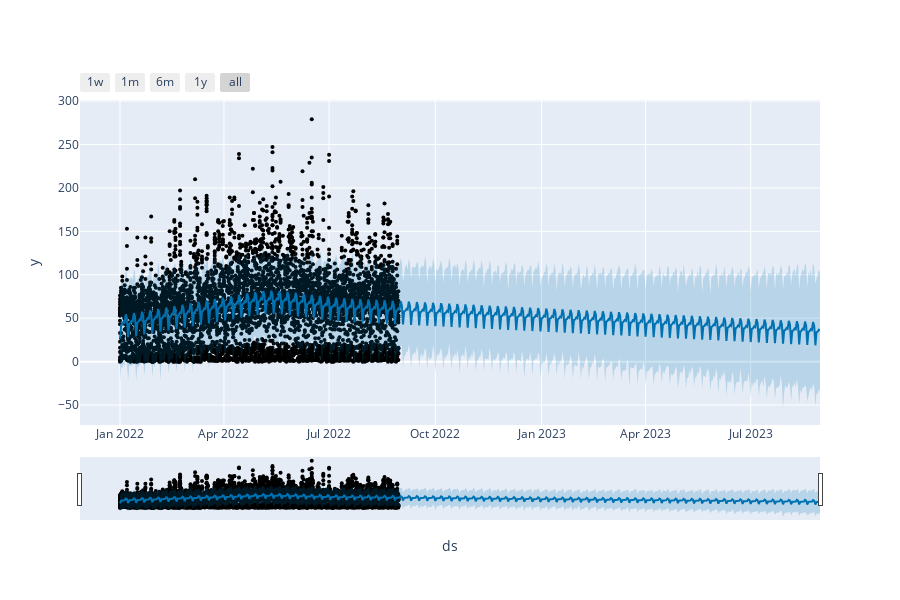

Here is the notebook cell this chart was saved with:
### Code cell
from prophet.plot import plot_plotly, plot_components_plotly

plot_plotly(m, forecast)

### Figure 1 — Plotly figure (JSON) as saved in the notebook; plotly's stock layout.template omitted (floating-point values rounded to 4 significant figures; data arrays with more than 128 entries replaced by an {"elided": "..."} marker saying what was removed)
{"data": [{"marker": {"color": "black", "size": 4}, "mode": "markers", "name": "Actual", "type": "scatter", "x": {"elided": "5801 str values"}, "y": {"elided": "5801 int values"}}, {"hoverinfo": "skip", "line": {"width": 0}, "mode": "lines", "type": "scatter", "x": {"elided": "607 str values"}, "y": {"elided": "607 float values"}}, {"fill": "tonexty", "fillcolor": "rgba(0, 114, 178, 0.2)", "line": {"color": "#0072B2", "width": 2}, "mode": "lines", "name": "Predicted", "type": "scatter", "x": {"elided": "607 str values"}, "y": {"elided": "607 float values"}}, {"fill": "tonexty", "fillcolor": "rgba(0, 114, 178, 0.2)", "hoverinfo": "skip", "line": {"width": 0}, "mode": "lines", "type": "scatter", "x": {"elided": "607 str values"}, "y": {"elided": "607 float values"}}], "layout": {"height": 600, "showlegend": false, "width": 900, "xaxis": {"rangeselector": {"buttons": [{"count": 7, "label": "1w", "step": "day", "stepmode": "backward"}, {"count": 1, "label": "1m", "step": "month", "stepmode": "backward"}, {"count": 6, "label": "6m", "step": "month", "stepmode": "backward"}, {"count": 1, "label": "1y", "step": "year", "stepmode": "backward"}, {"step": "all"}]}, "rangeslider": {"visible": true}, "title": {"text": "ds"}, "type": "date"}, "yaxis": {"title": {"text": "y"}}}}
